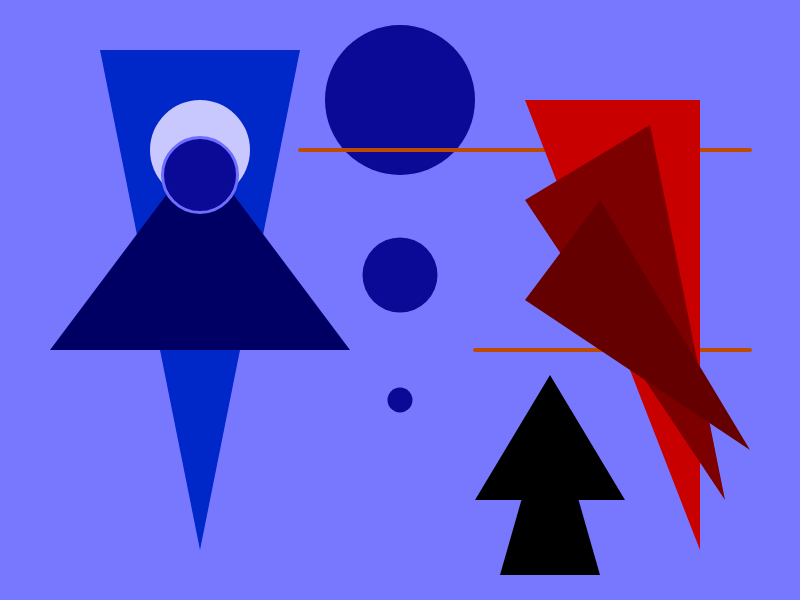
Frame 1 (no input)
Frame 60 (no input): identical to frame 1, image omitted
Frame 120 (the mouse pressed at the canvas centre since frame 60): identical to frame 1, image omitted

The p5.js sketch that drew this single still picture (run headless with seeded random() and noise() and a simulated clock; from frame 60 on, the mouse is pressed at the canvas centre):

// p5.js sketch
// ── sketch.js
function setup() {
  // put setup code here
  createCanvas(800, 600);
  background(120, 120, 255);
  noStroke();
  fill(0, 40, 200);
  triangle(100, 50, 300, 50, 200, 550);
  fill(200, 200, 255);
  ellipse(200, 150, 100, 100);
  fill(0, 0, 100);
  triangle(200, 150, 350, 350, 50, 350);
  fill(10,10,150);
  stroke(110, 110, 255);
  strokeWeight(3);
  ellipse(200, 175, 75, 75);
  noStroke();
  ellipse(400, 400, 25, 25);
  ellipse(400, 275, 75, 75);
  ellipse(400, 100, 150, 150);
  stroke(190, 75, 0);
  strokeWeight(4);
  line(475, 350, 750, 350);
  line(300, 150, 750, 150);
  noStroke();
  fill(200, 0,0);
  triangle(525, 100, 700, 100, 700, 550);
  fill(125, 0,0);
  triangle(525, 200, 650, 125, 725, 500);
  fill(100, 0,0);
  triangle(525, 300, 600, 200, 750, 450);
  fill(0);
  triangle(550, 400, 500, 575, 600, 575);
  triangle(550, 375, 475, 500, 625, 500);
}

function draw() {
  // put drawing code here
}
